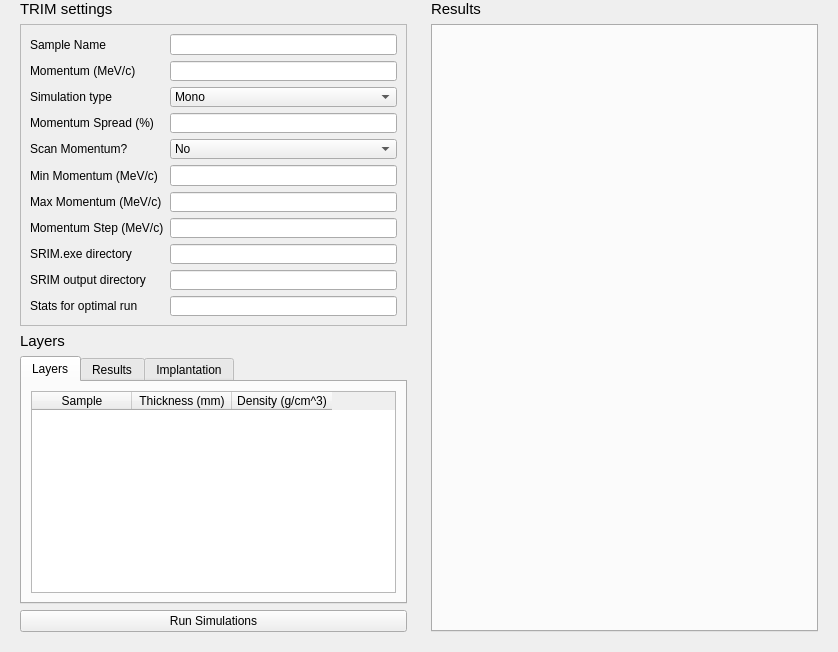
<?xml version="1.0" encoding="UTF-8"?>
<ui version="4.0">
 <class>trim</class>
 <widget class="QWidget" name="trim">
  <property name="geometry">
   <rect>
    <x>0</x>
    <y>0</y>
    <width>838</width>
    <height>652</height>
   </rect>
  </property>
  <property name="windowTitle">
   <string>Trim</string>
  </property>
  <layout class="QGridLayout" name="gridLayout">
   <property name="topMargin">
    <number>0</number>
   </property>
   <item row="0" column="0" rowspan="3">
    <widget class="QWidget" name="side_panel" native="true">
     <property name="maximumSize">
      <size>
       <width>600</width>
       <height>16777215</height>
      </size>
     </property>
     <layout class="QVBoxLayout" name="verticalLayout">
      <property name="topMargin">
       <number>0</number>
      </property>
      <item>
       <widget class="QLabel" name="label_2">
        <property name="font">
         <font>
          <pointsize>11</pointsize>
         </font>
        </property>
        <property name="text">
         <string>TRIM settings</string>
        </property>
       </widget>
      </item>
      <item>
       <widget class="QFrame" name="settings">
        <property name="minimumSize">
         <size>
          <width>0</width>
          <height>100</height>
         </size>
        </property>
        <property name="frameShape">
         <enum>QFrame::StyledPanel</enum>
        </property>
        <layout class="QGridLayout" name="gridLayout_2">
         <item row="0" column="0">
          <widget class="QLabel" name="sample_name_label">
           <property name="text">
            <string>Sample Name</string>
           </property>
          </widget>
         </item>
         <item row="5" column="1">
          <widget class="QLineEdit" name="min_momentum_linedit"/>
         </item>
         <item row="2" column="1">
          <widget class="QComboBox" name="sim_type_combo">
           <item>
            <property name="text">
             <string>Mono</string>
            </property>
           </item>
           <item>
            <property name="text">
             <string>Momentum Spread</string>
            </property>
           </item>
          </widget>
         </item>
         <item row="4" column="1">
          <widget class="QComboBox" name="scan_momentum_combo">
           <item>
            <property name="text">
             <string>No</string>
            </property>
           </item>
           <item>
            <property name="text">
             <string>Yes</string>
            </property>
           </item>
          </widget>
         </item>
         <item row="6" column="0">
          <widget class="QLabel" name="max_momentum_label">
           <property name="text">
            <string>Max Momentum (MeV/c)</string>
           </property>
          </widget>
         </item>
         <item row="2" column="0">
          <widget class="QLabel" name="sim_type_label">
           <property name="text">
            <string>Simulation type</string>
           </property>
          </widget>
         </item>
         <item row="6" column="1">
          <widget class="QLineEdit" name="max_momentum_linedit"/>
         </item>
         <item row="3" column="1">
          <widget class="QLineEdit" name="momentum_spread_linedit"/>
         </item>
         <item row="8" column="1">
          <widget class="QLineEdit" name="srim_exe_dir_linedit"/>
         </item>
         <item row="1" column="1">
          <widget class="QLineEdit" name="momentum_linedit"/>
         </item>
         <item row="10" column="1">
          <widget class="QLineEdit" name="stats_linedit"/>
         </item>
         <item row="0" column="1">
          <widget class="QLineEdit" name="sample_name_linedit"/>
         </item>
         <item row="9" column="0">
          <widget class="QLabel" name="trim_out_dir_label">
           <property name="text">
            <string>SRIM output directory</string>
           </property>
          </widget>
         </item>
         <item row="1" column="0">
          <widget class="QLabel" name="momentum_label">
           <property name="text">
            <string>Momentum (MeV/c)</string>
           </property>
          </widget>
         </item>
         <item row="7" column="1">
          <widget class="QLineEdit" name="momentum_step_linedit"/>
         </item>
         <item row="3" column="0">
          <widget class="QLabel" name="momentum_spread_label">
           <property name="text">
            <string>Momentum Spread (%)</string>
           </property>
          </widget>
         </item>
         <item row="8" column="0">
          <widget class="QLabel" name="srim_exe_dir_label">
           <property name="text">
            <string>SRIM.exe directory</string>
           </property>
          </widget>
         </item>
         <item row="10" column="0">
          <widget class="QLabel" name="stats_label">
           <property name="text">
            <string>Stats for optimal run</string>
           </property>
          </widget>
         </item>
         <item row="9" column="1">
          <widget class="QLineEdit" name="trim_out_dir_linedit"/>
         </item>
         <item row="4" column="0">
          <widget class="QLabel" name="scan_momentum_label">
           <property name="text">
            <string>Scan Momentum?</string>
           </property>
          </widget>
         </item>
         <item row="7" column="0">
          <widget class="QLabel" name="momentum_step_label">
           <property name="text">
            <string>Momentum Step (MeV/c)</string>
           </property>
          </widget>
         </item>
         <item row="5" column="0">
          <widget class="QLabel" name="min_momentum_label">
           <property name="text">
            <string>Min Momentum (MeV/c)</string>
           </property>
           <property name="margin">
            <number>0</number>
           </property>
          </widget>
         </item>
        </layout>
       </widget>
      </item>
      <item>
       <widget class="QLabel" name="label">
        <property name="font">
         <font>
          <pointsize>11</pointsize>
         </font>
        </property>
        <property name="text">
         <string>Layers</string>
        </property>
       </widget>
      </item>
      <item>
       <widget class="QTabWidget" name="tabWidget">
        <property name="currentIndex">
         <number>0</number>
        </property>
        <widget class="QWidget" name="layers_tab">
         <attribute name="title">
          <string>Layers</string>
         </attribute>
         <layout class="QVBoxLayout" name="verticalLayout_2">
          <item>
           <widget class="BaseTable" name="layer_setup_table">
            <property name="frameShape">
             <enum>QFrame::StyledPanel</enum>
            </property>
            <column>
             <property name="text">
              <string>Sample</string>
             </property>
            </column>
            <column>
             <property name="text">
              <string>Thickness (mm)</string>
             </property>
            </column>
            <column>
             <property name="text">
              <string>Density (g/cm^3)</string>
             </property>
            </column>
           </widget>
          </item>
         </layout>
        </widget>
        <widget class="QWidget" name="results_tab">
         <attribute name="title">
          <string>Results</string>
         </attribute>
         <layout class="QGridLayout" name="gridLayout_3">
          <item row="0" column="0" colspan="2">
           <widget class="BaseTable" name="results_table">
            <column>
             <property name="text">
              <string>Momentum (MeV/c)</string>
             </property>
            </column>
            <column>
             <property name="text">
              <string>Options</string>
             </property>
            </column>
           </widget>
          </item>
          <item row="3" column="0" colspan="2">
           <widget class="QPushButton" name="save_all_sims_button">
            <property name="text">
             <string>Save all</string>
            </property>
           </widget>
          </item>
         </layout>
        </widget>
        <widget class="QWidget" name="tab">
         <attribute name="title">
          <string>Implantation</string>
         </attribute>
         <layout class="QVBoxLayout" name="verticalLayout_5">
          <item>
           <widget class="QTreeWidget" name="results_tree">
            <property name="minimumSize">
             <size>
              <width>0</width>
              <height>200</height>
             </size>
            </property>
            <property name="frameShape">
             <enum>QFrame::StyledPanel</enum>
            </property>
            <column>
             <property name="text">
              <string>Momentum (MeV/c)</string>
             </property>
            </column>
            <column>
             <property name="text">
              <string>Layers</string>
             </property>
            </column>
            <column>
             <property name="text">
              <string>% of muons in layer</string>
             </property>
            </column>
            <column>
             <property name="text">
              <string># of muons in layer</string>
             </property>
            </column>
           </widget>
          </item>
         </layout>
        </widget>
       </widget>
      </item>
      <item>
       <widget class="QWidget" name="widget" native="true">
        <layout class="QHBoxLayout" name="horizontalLayout">
         <property name="leftMargin">
          <number>0</number>
         </property>
         <property name="topMargin">
          <number>0</number>
         </property>
         <property name="rightMargin">
          <number>0</number>
         </property>
         <property name="bottomMargin">
          <number>0</number>
         </property>
         <item>
          <widget class="QPushButton" name="run_sim_button">
           <property name="text">
            <string>Run Simulations</string>
           </property>
          </widget>
         </item>
        </layout>
       </widget>
      </item>
     </layout>
    </widget>
   </item>
   <item row="0" column="1" rowspan="3">
    <widget class="QWidget" name="results_panel" native="true">
     <layout class="QVBoxLayout" name="verticalLayout_4">
      <property name="topMargin">
       <number>0</number>
      </property>
      <item>
       <widget class="QLabel" name="results_label">
        <property name="font">
         <font>
          <pointsize>11</pointsize>
         </font>
        </property>
        <property name="text">
         <string>Results</string>
        </property>
       </widget>
      </item>
      <item>
       <widget class="QTabWidget" name="results_tabs">
        <property name="currentIndex">
         <number>-1</number>
        </property>
       </widget>
      </item>
     </layout>
    </widget>
   </item>
  </layout>
 </widget>
 <customwidgets>
  <customwidget>
   <class>BaseTable</class>
   <extends>QTableWidget</extends>
   <header>EVA.widgets.base.base_table</header>
  </customwidget>
 </customwidgets>
 <resources/>
 <connections/>
</ui>
